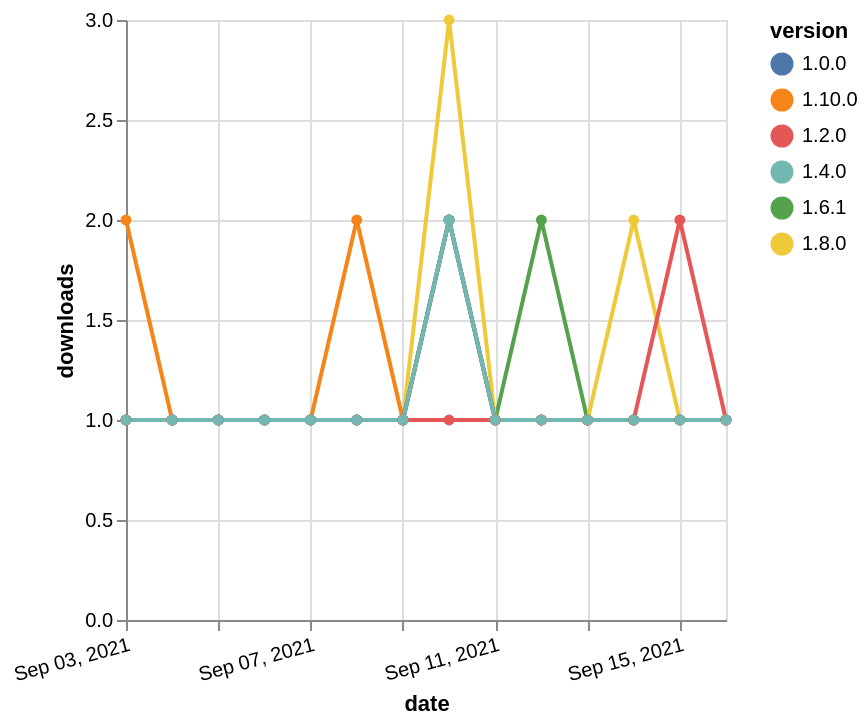

The specification (Vega-Lite) saved for this image:
### Vega-Lite specification from a JSON file in a GitHub repository (floating-point values rounded to 4 significant figures)
{"$schema": "https://vega.github.io/schema/vega-lite/v5.json", "description": "A simple bar chart with embedded data.", "data": {"values": [{"date": "2021-09-03", "total": 175, "delta": 1, "version": "1.6.1"}, {"date": "2021-09-04", "total": 176, "delta": 1, "version": "1.6.1"}, {"date": "2021-09-05", "total": 177, "delta": 1, "version": "1.6.1"}, {"date": "2021-09-06", "total": 178, "delta": 1, "version": "1.6.1"}, {"date": "2021-09-07", "total": 179, "delta": 1, "version": "1.6.1"}, {"date": "2021-09-08", "total": 180, "delta": 1, "version": "1.6.1"}, {"date": "2021-09-09", "total": 181, "delta": 1, "version": "1.6.1"}, {"date": "2021-09-10", "total": 183, "delta": 2, "version": "1.6.1"}, {"date": "2021-09-11", "total": 184, "delta": 1, "version": "1.6.1"}, {"date": "2021-09-12", "total": 186, "delta": 2, "version": "1.6.1"}, {"date": "2021-09-13", "total": 187, "delta": 1, "version": "1.6.1"}, {"date": "2021-09-14", "total": 188, "delta": 1, "version": "1.6.1"}, {"date": "2021-09-15", "total": 189, "delta": 1, "version": "1.6.1"}, {"date": "2021-09-16", "total": 190, "delta": 1, "version": "1.6.1"}, {"date": "2021-09-03", "total": 170, "delta": 1, "version": "1.8.0"}, {"date": "2021-09-04", "total": 171, "delta": 1, "version": "1.8.0"}, {"date": "2021-09-05", "total": 172, "delta": 1, "version": "1.8.0"}, {"date": "2021-09-06", "total": 173, "delta": 1, "version": "1.8.0"}, {"date": "2021-09-07", "total": 174, "delta": 1, "version": "1.8.0"}, {"date": "2021-09-08", "total": 175, "delta": 1, "version": "1.8.0"}, {"date": "2021-09-09", "total": 176, "delta": 1, "version": "1.8.0"}, {"date": "2021-09-10", "total": 179, "delta": 3, "version": "1.8.0"}, {"date": "2021-09-11", "total": 180, "delta": 1, "version": "1.8.0"}, {"date": "2021-09-12", "total": 181, "delta": 1, "version": "1.8.0"}, {"date": "2021-09-13", "total": 182, "delta": 1, "version": "1.8.0"}, {"date": "2021-09-14", "total": 184, "delta": 2, "version": "1.8.0"}, {"date": "2021-09-15", "total": 185, "delta": 1, "version": "1.8.0"}, {"date": "2021-09-16", "total": 186, "delta": 1, "version": "1.8.0"}, {"date": "2021-09-03", "total": 117, "delta": 2, "version": "1.10.0"}, {"date": "2021-09-04", "total": 118, "delta": 1, "version": "1.10.0"}, {"date": "2021-09-05", "total": 119, "delta": 1, "version": "1.10.0"}, {"date": "2021-09-06", "total": 120, "delta": 1, "version": "1.10.0"}, {"date": "2021-09-07", "total": 121, "delta": 1, "version": "1.10.0"}, {"date": "2021-09-08", "total": 123, "delta": 2, "version": "1.10.0"}, {"date": "2021-09-09", "total": 124, "delta": 1, "version": "1.10.0"}, {"date": "2021-09-10", "total": 126, "delta": 2, "version": "1.10.0"}, {"date": "2021-09-11", "total": 127, "delta": 1, "version": "1.10.0"}, {"date": "2021-09-12", "total": 128, "delta": 1, "version": "1.10.0"}, {"date": "2021-09-13", "total": 129, "delta": 1, "version": "1.10.0"}, {"date": "2021-09-14", "total": 130, "delta": 1, "version": "1.10.0"}, {"date": "2021-09-15", "total": 131, "delta": 1, "version": "1.10.0"}, {"date": "2021-09-16", "total": 132, "delta": 1, "version": "1.10.0"}, {"date": "2021-09-03", "total": 239, "delta": 1, "version": "1.0.0"}, {"date": "2021-09-04", "total": 240, "delta": 1, "version": "1.0.0"}, {"date": "2021-09-05", "total": 241, "delta": 1, "version": "1.0.0"}, {"date": "2021-09-06", "total": 242, "delta": 1, "version": "1.0.0"}, {"date": "2021-09-07", "total": 243, "delta": 1, "version": "1.0.0"}, {"date": "2021-09-08", "total": 244, "delta": 1, "version": "1.0.0"}, {"date": "2021-09-09", "total": 245, "delta": 1, "version": "1.0.0"}, {"date": "2021-09-10", "total": 247, "delta": 2, "version": "1.0.0"}, {"date": "2021-09-11", "total": 248, "delta": 1, "version": "1.0.0"}, {"date": "2021-09-12", "total": 249, "delta": 1, "version": "1.0.0"}, {"date": "2021-09-13", "total": 250, "delta": 1, "version": "1.0.0"}, {"date": "2021-09-14", "total": 251, "delta": 1, "version": "1.0.0"}, {"date": "2021-09-15", "total": 252, "delta": 1, "version": "1.0.0"}, {"date": "2021-09-16", "total": 253, "delta": 1, "version": "1.0.0"}, {"date": "2021-09-03", "total": 193, "delta": 1, "version": "1.2.0"}, {"date": "2021-09-04", "total": 194, "delta": 1, "version": "1.2.0"}, {"date": "2021-09-05", "total": 195, "delta": 1, "version": "1.2.0"}, {"date": "2021-09-06", "total": 196, "delta": 1, "version": "1.2.0"}, {"date": "2021-09-07", "total": 197, "delta": 1, "version": "1.2.0"}, {"date": "2021-09-08", "total": 198, "delta": 1, "version": "1.2.0"}, {"date": "2021-09-09", "total": 199, "delta": 1, "version": "1.2.0"}, {"date": "2021-09-10", "total": 200, "delta": 1, "version": "1.2.0"}, {"date": "2021-09-11", "total": 201, "delta": 1, "version": "1.2.0"}, {"date": "2021-09-12", "total": 202, "delta": 1, "version": "1.2.0"}, {"date": "2021-09-13", "total": 203, "delta": 1, "version": "1.2.0"}, {"date": "2021-09-14", "total": 204, "delta": 1, "version": "1.2.0"}, {"date": "2021-09-15", "total": 206, "delta": 2, "version": "1.2.0"}, {"date": "2021-09-16", "total": 207, "delta": 1, "version": "1.2.0"}, {"date": "2021-09-03", "total": 186, "delta": 1, "version": "1.4.0"}, {"date": "2021-09-04", "total": 187, "delta": 1, "version": "1.4.0"}, {"date": "2021-09-05", "total": 188, "delta": 1, "version": "1.4.0"}, {"date": "2021-09-06", "total": 189, "delta": 1, "version": "1.4.0"}, {"date": "2021-09-07", "total": 190, "delta": 1, "version": "1.4.0"}, {"date": "2021-09-08", "total": 191, "delta": 1, "version": "1.4.0"}, {"date": "2021-09-09", "total": 192, "delta": 1, "version": "1.4.0"}, {"date": "2021-09-10", "total": 194, "delta": 2, "version": "1.4.0"}, {"date": "2021-09-11", "total": 195, "delta": 1, "version": "1.4.0"}, {"date": "2021-09-12", "total": 196, "delta": 1, "version": "1.4.0"}, {"date": "2021-09-13", "total": 197, "delta": 1, "version": "1.4.0"}, {"date": "2021-09-14", "total": 198, "delta": 1, "version": "1.4.0"}, {"date": "2021-09-15", "total": 199, "delta": 1, "version": "1.4.0"}, {"date": "2021-09-16", "total": 200, "delta": 1, "version": "1.4.0"}]}, "width": "container", "mark": {"type": "line", "point": {"filled": true}}, "encoding": {"x": {"field": "date", "type": "temporal", "timeUnit": "yearmonthdate", "title": "date", "axis": {"labelAngle": -15}}, "y": {"field": "delta", "type": "quantitative", "title": "downloads"}, "color": {"field": "version", "type": "nominal"}, "tooltip": {"field": "delta"}}}
